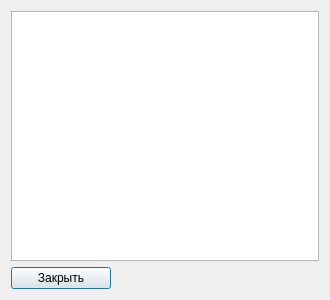
<?xml version="1.0" encoding="UTF-8"?>
<ui version="4.0">
 <class>TicketsViewWindow</class>
 <widget class="QDialog" name="TicketsViewWindow">
  <property name="geometry">
   <rect>
    <x>0</x>
    <y>0</y>
    <width>330</width>
    <height>300</height>
   </rect>
  </property>
  <property name="minimumSize">
   <size>
    <width>330</width>
    <height>200</height>
   </size>
  </property>
  <property name="maximumSize">
   <size>
    <width>330</width>
    <height>300</height>
   </size>
  </property>
  <property name="windowTitle">
   <string>Просмотр маршрутов</string>
  </property>
  <property name="windowIcon">
   <iconset resource="icons.qrc">
    <normaloff>:/new/prefix1/icons1/samolet.jpg</normaloff>:/new/prefix1/icons1/samolet.jpg</iconset>
  </property>
  <layout class="QVBoxLayout" name="verticalLayout">
   <item>
    <widget class="QTableView" name="ticketsView">
     <property name="editTriggers">
      <set>QAbstractItemView::NoEditTriggers</set>
     </property>
     <property name="dragDropOverwriteMode">
      <bool>false</bool>
     </property>
     <property name="selectionMode">
      <enum>QAbstractItemView::NoSelection</enum>
     </property>
     <property name="sortingEnabled">
      <bool>true</bool>
     </property>
    </widget>
   </item>
   <item>
    <widget class="QPushButton" name="pushButton">
     <property name="maximumSize">
      <size>
       <width>100</width>
       <height>16777215</height>
      </size>
     </property>
     <property name="text">
      <string>Закрыть</string>
     </property>
    </widget>
   </item>
  </layout>
 </widget>
 <resources>
  <include location="icons.qrc"/>
 </resources>
 <connections>
  <connection>
   <sender>pushButton</sender>
   <signal>clicked()</signal>
   <receiver>TicketsViewWindow</receiver>
   <slot>close()</slot>
   <hints>
    <hint type="sourcelabel">
     <x>58</x>
     <y>279</y>
    </hint>
    <hint type="destinationlabel">
     <x>199</x>
     <y>149</y>
    </hint>
   </hints>
  </connection>
 </connections>
 <slots>
  <slot>editUser(QModelIndex)</slot>
 </slots>
</ui>
